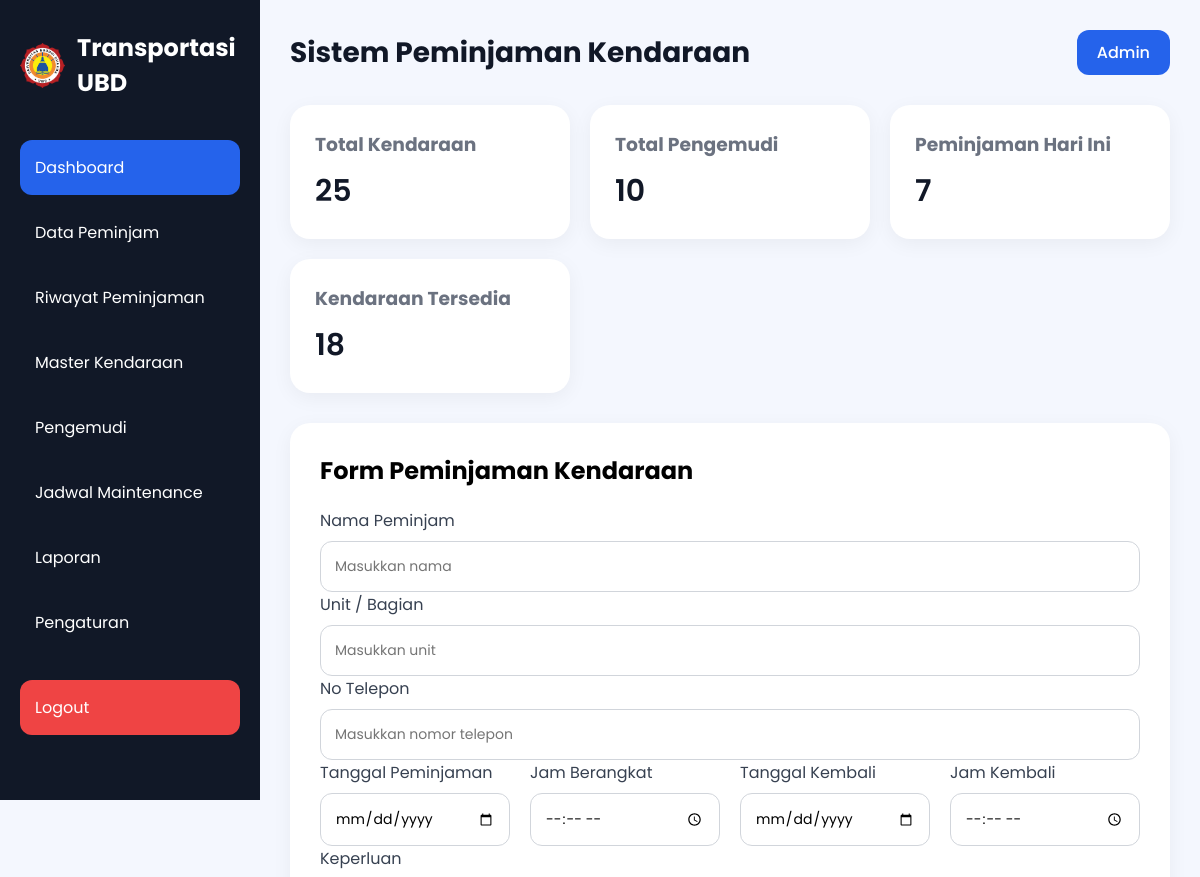
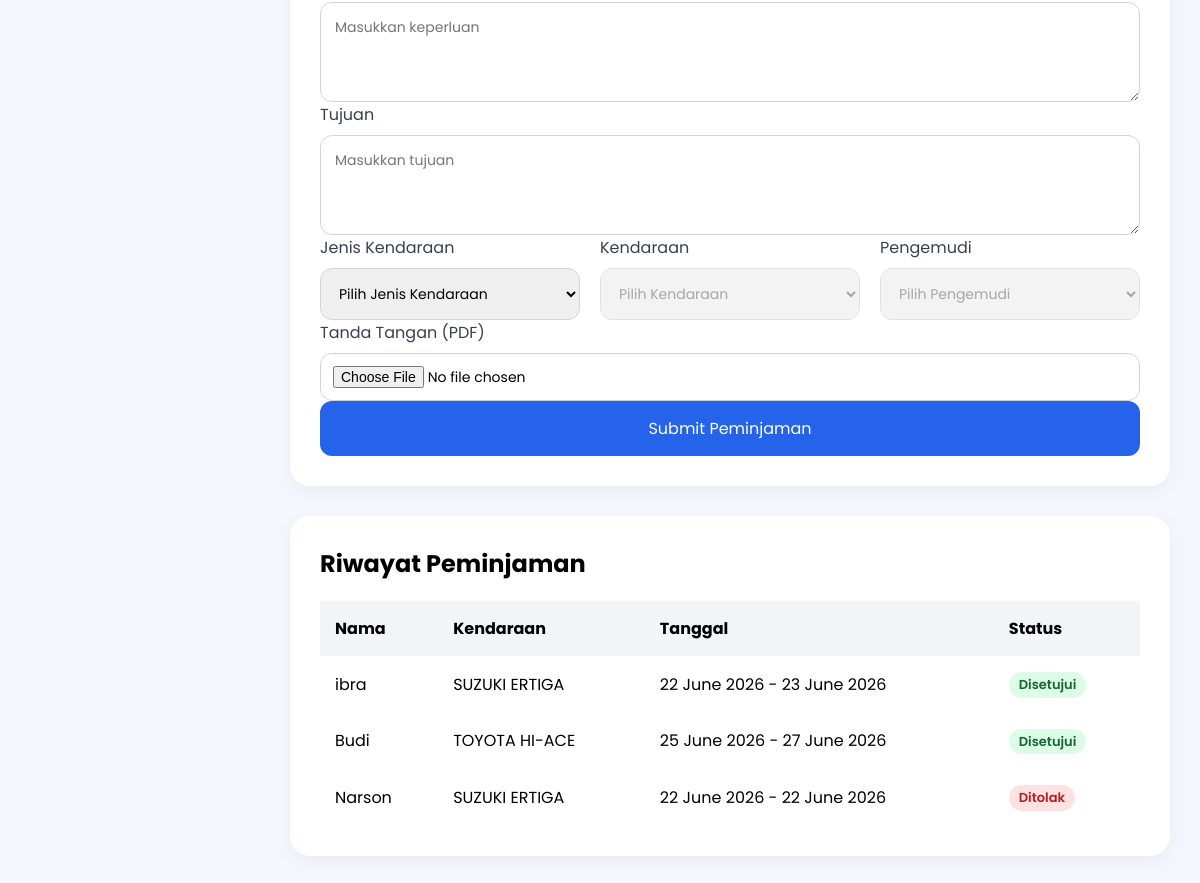
Screenshot of /index.php (signed in) with the database file from the repository (2 pictures, top to bottom).
### tables this page shows
CREATE TABLE `riwayat` (
  `id` int(11) NOT NULL,
  `nama_peminjam` varchar(100) NOT NULL,
  `kendaraan` varchar(100) NOT NULL,
  `pengemudi` varchar(100) NOT NULL,
  `tanggal_pinjam` date NOT NULL,
  `jam_berangkat` time NOT NULL,
  `tanggal_kembali` date NOT NULL,
  `jam_kembali` time NOT NULL,
  `keperluan` text NOT NULL,
  `tujuan` text NOT NULL,
  `status` enum('disetujui','pending','ditolak') DEFAULT 'pending',
  `created_at` timestamp NOT NULL DEFAULT current_timestamp()
);

CREATE TABLE `kendaraan` (
  `id_kendaraan` int(11) NOT NULL,
  `merk_jenis` varchar(100) NOT NULL,
  `tahun` int(11) NOT NULL,
  `no_polisi` varchar(15) NOT NULL,
  `tgl_pajak_stnk` varchar(30) DEFAULT NULL,
  `jenis` enum('Mobil','Motor') NOT NULL,
  `status` varchar(20) NOT NULL DEFAULT 'siap'
);

### index.php (the view, shortened to what this page needs)
<?php
require_once "config/koneksi.php";
$queryRiwayat = mysqli_query($conn,"
    SELECT
        r.*,
        k.merk_jenis
    FROM riwayat r
    LEFT JOIN kendaraan k
        ON r.kendaraan = k.no_polisi
    ORDER BY r.id DESC
");
?>
<!DOCTYPE html>
<html lang="id">
<head>
    <link rel="stylesheet" href="style.css">
</head>
<body>
<div class="container">
    <div class="sidebar">
        <div class="logo">
    <img
        src="logo ubd.png"
        alt="Logo UBD"
        class="logo-img"
    >
    <h2>Transportasi UBD</h2>
</div>
        <ul class="menu">
            <li class="active">
                    <a href="index.php">Dashboard</a>
                </li>
                <li>
                    <a href="data-peminjam.php">Data Peminjam</a>
                </li>
                <li>
                    <a href="riwayat.php">Riwayat Peminjaman</a>
                </li>
                <li>
                    <a href="kendaraan.php">Master Kendaraan</a>
                </li>
                <li>
                    <a href="pengemudi.php">Pengemudi</a>
                </li>
                <li>
                    <a href="jadwal.php">Jadwal Maintenance</a>
                </li>
                <li>
                    <a href="laporan.php"> Laporan</a>
                </li>
                <li>
                    <a href="pengaturan.php">Pengaturan</a>
                </li>
                <li class="logout-menu">
                    <a href="proses/logout.php">Logout</a>
                </li>
            </ul>
    </div>
    <div class="main-content">
        <div class="navbar">
            <h1>Sistem Peminjaman Kendaraan</h1>
            <div class="profile">
                <a href="LOGIN.php">Admin</a>
            </div>
        </div>
        <div class="cards">
            <div class="card">
                <h3>Total Kendaraan</h3>
                <p>25</p>
            </div>
            <div class="card">
                <h3>Total Pengemudi</h3>
                <p>10</p>
            </div>
            <div class="card">
                <h3>Peminjaman Hari Ini</h3>
                <p>7</p>
            </div>
            <div class="card">
                <h3>Kendaraan Tersedia</h3>
                <p>18</p>
            </div>
        </div>
        <div class="form-container">
            <h2>Form Peminjaman Kendaraan</h2>
            <form action="proses/simpan_peminjaman.php" method="POST" enctype="multipart/form-data">
                <div class="input-group">
                    <label>Nama Peminjam</label>
                    <input
                    type="text"
                    name="nama_peminjam"
                    placeholder="Masukkan nama"
                    required>
                </div>
                <div class="input-group">
                    <label>Unit / Bagian</label>
                    <input
                    type="text"
                    name="unit"
                    placeholder="Masukkan unit"
                    required>
                </div>
                <div class="input-group">
                    <label>No Telepon</label>
                    <input
                    type="text"
                    name="no_telepon"
                    placeholder="Masukkan nomor telepon"
                    required>
                </div>
                <div class="row">
                    <div class="input-group">
                        <label>Tanggal Peminjaman</label>
                        <input
                        type="date"
                        name="tanggal_pinjam"
                        required>
                    </div>
                    <div class="input-group">
                        <label>Jam Berangkat</label>
                        <input
                        type="time"
                        name="jam_berangkat"
                        required>
                    </div>
                    <div class="input-group">
                        <label>Tanggal Kembali</label>
                        <input
                        type="date"
                        name="tanggal_kembali"
                        required>
                    </div>
                    <div class="input-group">
                        <label>Jam Kembali</label>
                        <input
                        type="time"
                        name="jam_kembali"
                        required>
                    </div>
                </div>
                <div class="input-group">
                    <label>Keperluan</label>
                    <textarea
                        name="keperluan"
                        placeholder="Masukkan keperluan"
                        required
                    ></textarea>
                </div>
                <div class="input-group">
                    <label>Tujuan</label>
                    <textarea
                        name="tujuan"
                        placeholder="Masukkan tujuan"
                        required
                    ></textarea>
                </div>
                <div class="row">
                    <div class="input-group">
                        <label>Jenis Kendaraan</label>
                        <select id="jenisKendaraan" name="jenis" required>
                            <option value="">Pilih Jenis Kendaraan</option>
                        </select>
                    </div>
                    <div class="input-group">
                        <label>Kendaraan</label>
                        <select id="kendaraanSelect" name="kendaraan" disabled required>
                            <option value="">Pilih Kendaraan</option>
                        </select>
                    </div>
                    <div class="input-group">
                        <label>Pengemudi</label>
                        <select id="pengemudiSelect" name="pengemudi" disabled required>
                            <option value="">Pilih Pengemudi</option>
                        </select>
                    </div>
                </div>
                <div class="input-group">
                    <label>Tanda Tangan (PDF)</label>
                    <input
                        type="file"
                        accept="application/pdf"
                        id="signatureInput"
                    >
                </div>
                <button type="submit" class="btn-1">
                    Submit Peminjaman
                </button>
            </form>
        </div>
        <div class="table-container">
            <h2>Riwayat Peminjaman</h2>
            <table>
                <thead>
                    <tr>
                        <th>Nama</th>
                        <th>Kendaraan</th>
                        <th>Tanggal</th>
                        <th>Status</th>
                    </tr>
                </thead>
                <tbody>
                    <?php
                    while ($r = mysqli_fetch_assoc($queryRiwayat)) :
                    ?>
                    <tr>
                        <td><?= $r['nama_peminjam']; ?></td>
                        <td><?= $r['merk_jenis']; ?></td>
                        <td>
                            <?= date('d F Y', strtotime($r['tanggal_pinjam'])); ?>
                            -
                            <?= date('d F Y', strtotime($r['tanggal_kembali'])); ?>
                        </td>
                        <td>
                            <?php if($r['status'] == 'disetujui'): ?>
                                <span class="badge success">
                                    Disetujui
                                </span>
                            <?php elseif($r['status'] == 'pending'): ?>
                                <span class="badge pending">
                                    Pending
                                </span>
                            <?php else: ?>
                                <span class="badge maintenance">
                                    Ditolak
                                </span>
                            <?php endif; ?>
                        </td>
                    </tr>
                    <?php endwhile; ?>
            </table>
        </div>
    </div>
</div>
</body>
</html>

### style.css (style rules this page uses)
* { margin:0; padding:0; box-sizing:border-box; font-family:'Poppins', sans-serif; }
body { background:#f4f7fe; }
.container { display:flex; }
.sidebar { width:260px; height:100vh; background:#111827; color:white; padding:30px 20px; position:fixed; }
.logo { display:flex; align-items:center; gap:12px; margin-bottom:40px; }
.logo-img { width:45px; height:45px; object-fit:contain; }
.logo h2 { font-size:24px; }
.menu { list-style:none; }
.menu li { padding:15px; margin-bottom:10px; border-radius:12px; cursor:pointer; transition:0.3s; }
.menu .active { background:#2563eb; }
.main-content { margin-left:260px; width:100%; padding:30px; }
.navbar { display:flex; justify-content:space-between; align-items:center; margin-bottom:30px; }
.navbar h1 { font-size:28px; color:#111827; }
.profile { background:#2563eb; padding:10px 20px; border-radius:12px; }
.profile a { color:white; text-decoration:none; font-weight:500; display:block; }
.cards { display:grid; grid-template-columns:repeat(auto-fit,minmax(220px,1fr)); gap:20px; margin-bottom:30px; }
.card { background:white; padding:25px; border-radius:20px; box-shadow:0 5px 20px rgba(0,0,0,0.05); }
.card h3 { color:#6b7280; margin-bottom:10px; }
.card p { font-size:30px; font-weight:600; color:#111827; }
.form-container { background:white; padding:30px; border-radius:20px; box-shadow:0 5px 20px rgba(0,0,0,0.05); margin-bottom:30px; }
.form-container h2 { margin-bottom:20px; }
.input-group { display:flex; flex-direction:column; width:100%; min-width:0; }
.input-group label { margin-bottom:8px; color:#374151; }
.input-group input, .input-group textarea, .input-group select { width:100%; max-width:100%; padding:14px; border:1px solid #d1d5db; border-radius:12px; outline:none; font-size:14px; box-sizing:border-box; }
.input-group textarea { height:100px; }
.row { display:flex; gap:20px; }
.btn-1 { width:100%; padding:15px; border:none; background:#2563eb; color:white; border-radius:12px; font-size:16px; cursor:pointer; transition:0.3s; }
.table-container { background:white; padding:30px; border-radius:20px; box-shadow:0 5px 20px rgba(0,0,0,0.05); }
.table-container h2 { margin-bottom:20px; }
table { width:100%; border-collapse:collapse; }
table th, table td { padding:15px; text-align:left; }
table th { background:#f3f4f6; }
.menu li a { text-decoration: none; color: white; display: block; width: 100%; }
input[type="file"] { padding:12px; border:1px solid #d1d5db; border-radius:12px; background:white; cursor:pointer; }
.logout-menu { margin-top:30px; background:#ef4444; border-radius:12px; }
.logout-menu a { color:white; text-decoration:none; display:block; }
.badge { display:inline-block; padding:5px 10px; border-radius:20px; font-size:13px; font-weight:600; line-height:1.2; }
.success { background:#dcfce7; color:#166534; }
.maintenance { background:#fee2e2; color:#b91c1c; }

### rows the page displays
riwayat: nama_peminjam "ibra", kendaraan.merk_jenis "SUZUKI ERTIGA", tanggal_pinjam "22 June 2026", tanggal_kembali "23 June 2026", status "Disetujui"
riwayat: nama_peminjam "Budi", kendaraan.merk_jenis "TOYOTA HI-ACE", tanggal_pinjam "25 June 2026", tanggal_kembali "27 June 2026", status "Disetujui"
riwayat: nama_peminjam "Narson", kendaraan.merk_jenis "SUZUKI ERTIGA", tanggal_pinjam "22 June 2026", tanggal_kembali "22 June 2026", status "Ditolak"
